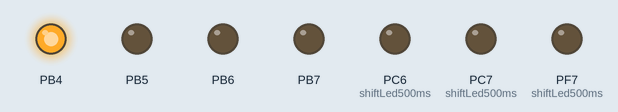
This program was run on a simulated ATmega32U4, built with avr-gcc and emulated at 16 MHz. Shown: output pins drawn as LEDs (lit = HIGH).

Above: at 0.2 s.
At 1.2 s:
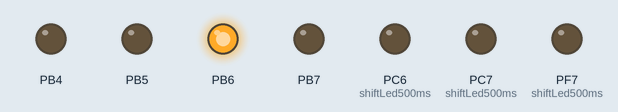
At 1.7 s:
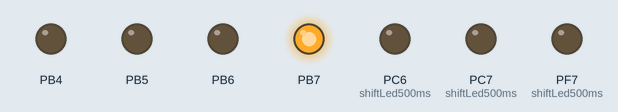
At 3.2 s:
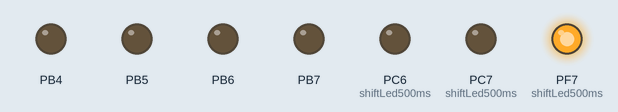
At 5.7 s:
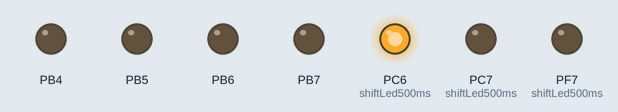
At 7.7 s:
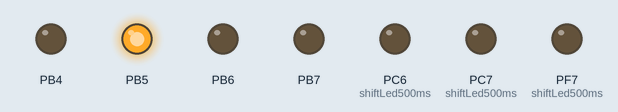
Timing chart, 0 to 8.1 s (numbered marks = the images above):
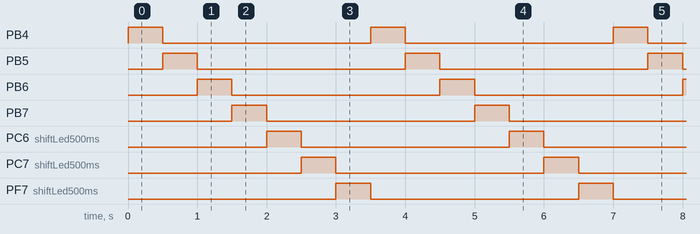

Measured:
- by itself, PB4–7, PC6 (shiftLed500ms), PC7 (shiftLed500ms), PF7 (shiftLed500ms): alternates HIGH for 0.50 s and LOW for 3.0 s
- by itself, everything shown: repeats every 3.5 s, in 7 steps

The program:

Lucrare1_Leduri.c
```c
/*
 * Lucrare1_Leduri.c
 *
 * Created: 2/26/2015 5:07:46 PM
 *  Author: Marius
 */


#include <avr/io.h>
#define F_CPU 16000000UL
#include <util/delay.h>

void pinInit(void)
{
	DDRB |= (1 << DDB4) | (1 << DDB5) | (1 << DDB6) | (1 << DDB7);
	DDRC |= (1 << DDC6) | (1 << DDC7);
	DDRF |= (1 << DDF7);
}
void shiftLed500ms(void)
{
	uint8_t i = 0x00u;
	PORTB = 0x08u;
	while(i < 4)
	{

		PORTB = (PORTB << 1);
		i++;
		_delay_ms(500);

	}
	PORTB = 0x00u;
	PORTC |= (1 << PORTC6);
	_delay_ms(500);
	PORTC &= ~(1 << PORTC6);
	PORTC |= (1 << PORTC7);
	_delay_ms(500);
	PORTC &= ~(1 << PORTC7);
	PORTF |= (1 << PORTF7);
	_delay_ms(500);
	PORTF &= ~(1 << PORTF7);
}

int main(void)
{
	pinInit();

    while(1)
    {
		shiftLed500ms();

    }
}
```
